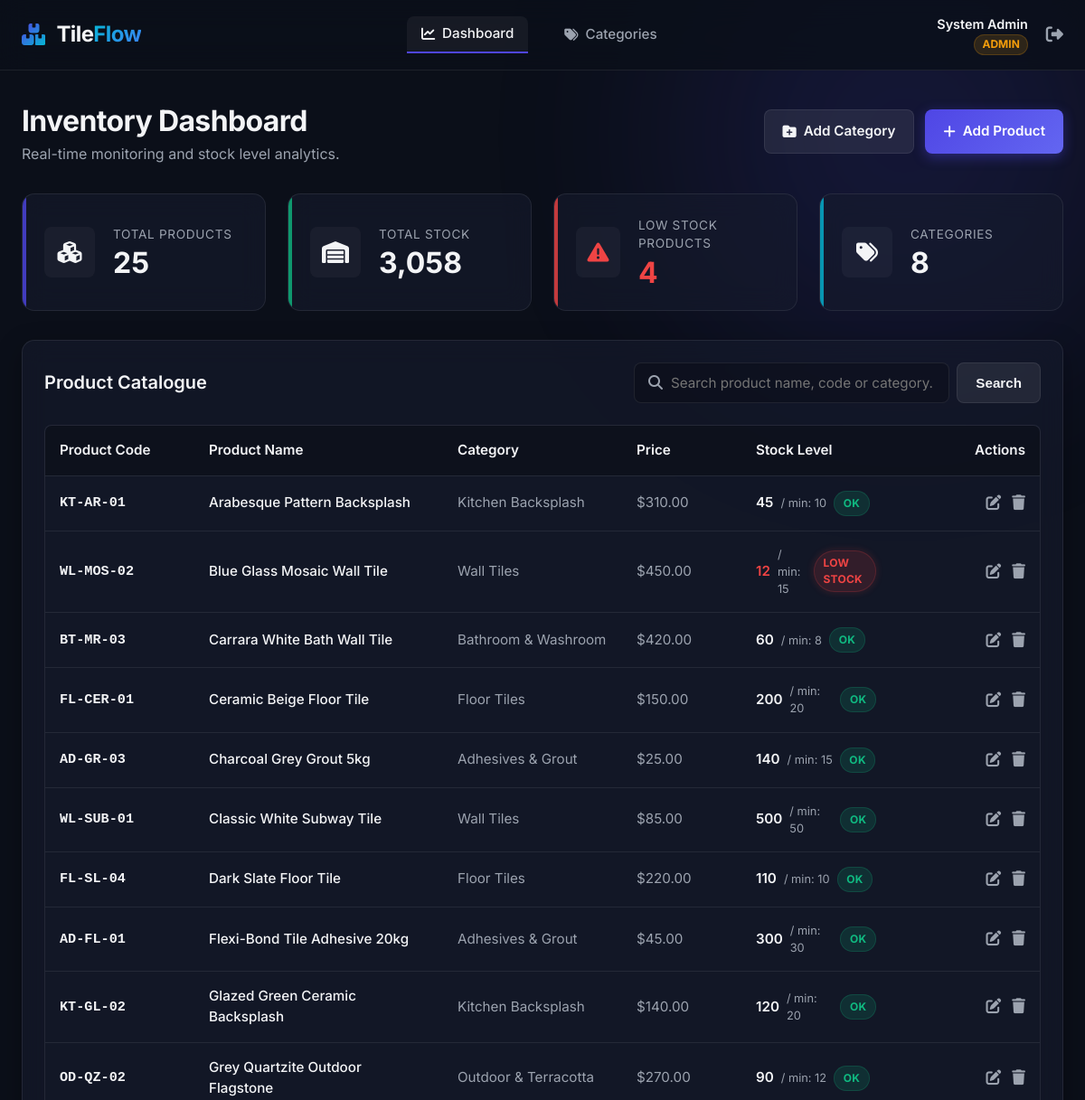
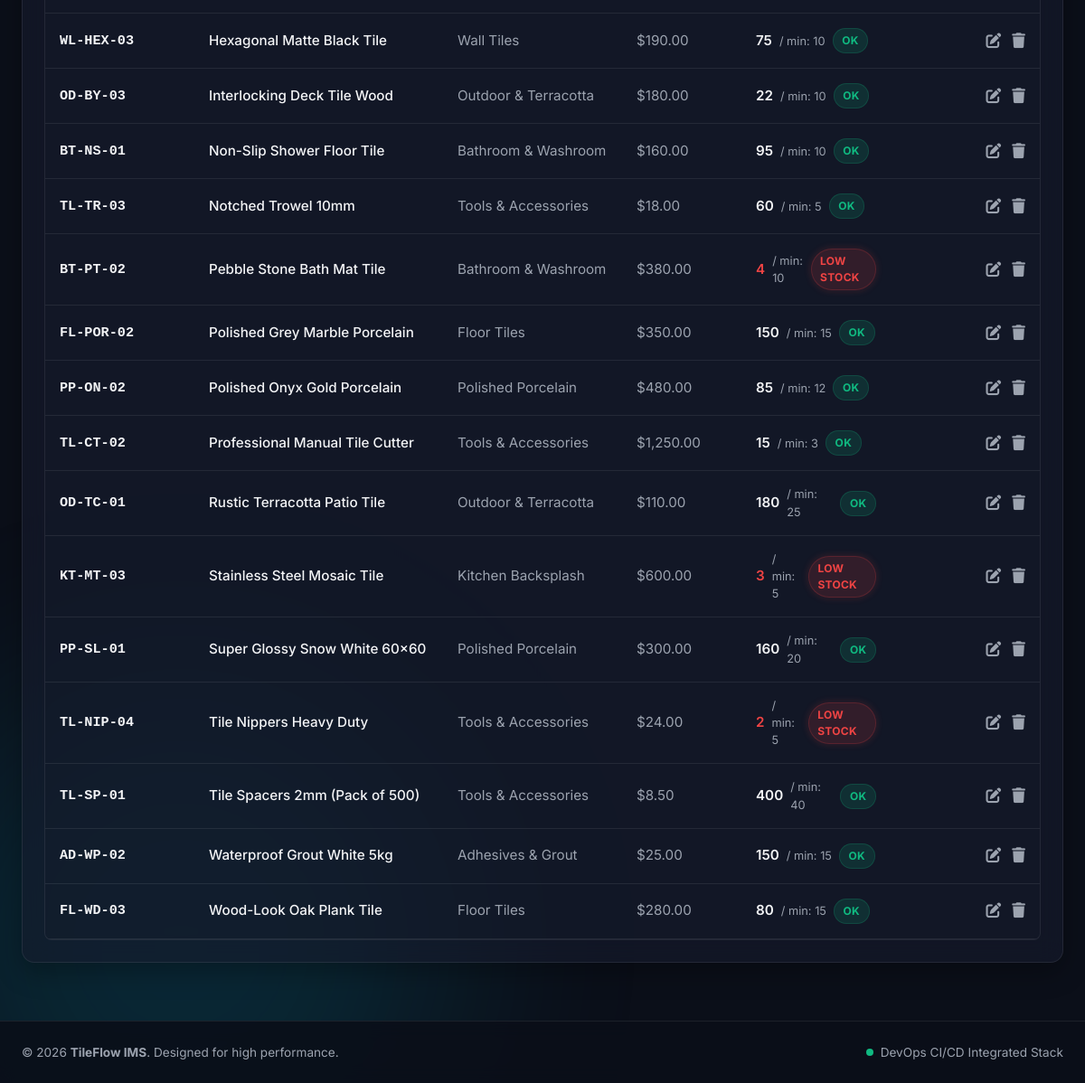
/dashboard.php (signed in), run on the app's committed database (2 pictures, top to bottom).
### tables this page shows
CREATE TABLE IF NOT EXISTS products (
    id INT AUTO_INCREMENT PRIMARY KEY,
    product_code VARCHAR(50) NOT NULL UNIQUE,
    name VARCHAR(100) NOT NULL,
    category_id INT NOT NULL,
    price DECIMAL(10, 2) NOT NULL DEFAULT 0.00,
    quantity INT NOT NULL DEFAULT 0,
    minimum_stock INT NOT NULL DEFAULT 5,
    created_at TIMESTAMP DEFAULT CURRENT_TIMESTAMP,
    updated_at TIMESTAMP DEFAULT CURRENT_TIMESTAMP ON UPDATE CURRENT_TIMESTAMP,
    FOREIGN KEY (category_id) REFERENCES categories(id) ON DELETE RESTRICT
);

CREATE TABLE IF NOT EXISTS categories (
    id INT AUTO_INCREMENT PRIMARY KEY,
    name VARCHAR(100) NOT NULL UNIQUE,
    description TEXT,
    created_at TIMESTAMP DEFAULT CURRENT_TIMESTAMP
);

### includes/auth.php (called while the page is built, shortened)
<?php
function isLoggedIn() {
    return isset($_SESSION['user_id']);
}
function base_url($path = '') {
    static $base = null;
    if ($base === null) {
        $requestUri = $_SERVER['REQUEST_URI'] ?? '';
        if (strpos($requestUri, '/inventory-devops') !== false) {
            $base = '/inventory-devops/';
        } else {
            $base = '/';
        }
    }
    return $base . ltrim($path, '/');
}

### dashboard.php (the view, shortened to what this page needs)
<?php
$active_page = 'dashboard';
require_once __DIR__ . '/includes/auth.php';
$db = getDBConnection();
try {
    $total_products = $db->query("SELECT COUNT(*) FROM products")->fetchColumn();
    $total_stock = $db->query("SELECT SUM(quantity) FROM products")->fetchColumn() ?: 0;
    $low_stock_count = $db->query("SELECT COUNT(*) FROM products WHERE quantity <= minimum_stock")->fetchColumn();
    $total_categories = $db->query("SELECT COUNT(*) FROM categories")->fetchColumn();
} catch (\PDOException $e) {
    $total_products = 0;
    $total_stock = 0;
    $low_stock_count = 0;
    $total_categories = 0;
}
$search = isset($_GET['search']) ? trim($_GET['search']) : '';
try {
    if ($search !== '') {
        $stmt = $db->prepare("
            SELECT p.*, c.name AS category_name
            FROM products p
            JOIN categories c ON p.category_id = c.id
            WHERE p.name LIKE ? OR p.product_code LIKE ? OR c.name LIKE ?
            ORDER BY p.name ASC
        ");
        $stmt->execute(["%$search%", "%$search%", "%$search%"]);
        $products = $stmt->fetchAll();
    } else {
        $products = $db->query("
            SELECT p.*, c.name AS category_name
            FROM products p
            JOIN categories c ON p.category_id = c.id
            ORDER BY p.name ASC
        ")->fetchAll();
    }
} catch (\PDOException $e) {
    $products = [];
}
require_once __DIR__ . '/includes/header.php';
?>
<div class="dashboard-header" style="margin-bottom: 2rem; display: flex; justify-content: space-between; align-items: center; flex-wrap: wrap; gap: 1rem;">
    <div>
        <h1 style="font-size: 2rem; font-weight: 700; letter-spacing: -0.02em;">Inventory Dashboard</h1>
        <p style="color: var(--text-secondary);">Real-time monitoring and stock level analytics.</p>
    </div>
    <div style="display: flex; gap: 0.75rem;">
        <a href="<?php echo base_url('categories/add.php'); ?>" class="btn btn-secondary">
            <i class="fa-solid fa-folder-plus"></i> Add Category
        </a>
        <?php if (($_SESSION['user_role'] ?? '') === 'admin'): ?>
            <a href="<?php echo base_url('products/add.php'); ?>" class="btn btn-primary">
                <i class="fa-solid fa-plus"></i> Add Product
            </a>
        <?php endif; ?>
    </div>
</div>
<div class="dashboard-grid">
    <div class="stat-card">
        <div class="stat-icon">
            <i class="fa-solid fa-cubes"></i>
        </div>
        <div class="stat-info">
            <span class="stat-label">Total Products</span>
            <span class="stat-value"><?php echo number_format($total_products); ?></span>
        </div>
    </div>
    <div class="stat-card stat-stock">
        <div class="stat-icon">
            <i class="fa-solid fa-warehouse"></i>
        </div>
        <div class="stat-info">
            <span class="stat-label">Total Stock</span>
            <span class="stat-value"><?php echo number_format($total_stock); ?></span>
        </div>
    </div>
    <div class="stat-card stat-low-stock">
        <div class="stat-icon" style="color: var(--danger);">
            <i class="fa-solid fa-triangle-exclamation"></i>
        </div>
        <div class="stat-info">
            <span class="stat-label">Low Stock Products</span>
            <span class="stat-value" style="color: <?php echo $low_stock_count > 0 ? 'var(--danger)' : 'inherit'; ?>;">
                <?php echo number_format($low_stock_count); ?>
            </span>
        </div>
    </div>
    <div class="stat-card stat-categories">
        <div class="stat-icon">
            <i class="fa-solid fa-tags"></i>
        </div>
        <div class="stat-info">
            <span class="stat-label">Categories</span>
            <span class="stat-value"><?php echo number_format($total_categories); ?></span>
        </div>
    </div>
</div>
<div class="card" style="padding: 1.5rem;">
    <div class="actions-row">
        <h2 style="font-size: 1.25rem; font-weight: 600;">Product Catalogue</h2>
        <form action="<?php echo base_url('dashboard.php'); ?>" method="GET" class="search-form">
            <div class="input-group">
                <i class="fa-solid fa-magnifying-glass input-icon"></i>
                <input type="text" name="search" id="search-input" class="form-control form-control-icon" placeholder="Search product name, code or category..." value="<?php echo htmlspecialchars($search); ?>">
            </div>
            <button type="submit" class="btn btn-secondary">Search</button>
        </form>
    </div>
    <div class="table-wrapper">
        <table class="table">
            <thead>
                <tr>
                    <th style="width: 15%">Product Code</th>
                    <th style="width: 25%">Product Name</th>
                    <th style="width: 18%">Category</th>
                    <th style="width: 12%">Price</th>
                    <th style="width: 15%">Stock Level</th>
                    <?php if (($_SESSION['user_role'] ?? '') === 'admin'): ?>
                        <th style="text-align: right; width: 15%">Actions</th>
                    <?php endif; ?>
                </tr>
            </thead>
            <tbody>
                <?php if (count($products) > 0): ?>
                    <?php foreach ($products as $product):
                        $is_low = $product['quantity'] <= $product['minimum_stock'];
                    ?>
                        <tr class="product-row">
                            <td class="product-code" style="font-weight: 600; font-family: monospace; color: var(--text-primary);">
                                <?php echo htmlspecialchars($product['product_code']); ?>
                            </td>
                            <td class="product-name" style="font-weight: 500; color: var(--text-primary);">
                                <?php echo htmlspecialchars($product['name']); ?>
                            </td>
                            <td class="product-category">
                                <?php echo htmlspecialchars($product['category_name']); ?>
                            </td>
                            <td>
                                $<?php echo number_format($product['price'], 2); ?>
                            </td>
                            <td>
                                <div style="display: flex; align-items: center; gap: 0.5rem;">
                                    <span style="font-weight: 600; color: <?php echo $is_low ? 'var(--danger)' : 'var(--text-primary)'; ?>;">
                                        <?php echo number_format($product['quantity']); ?>
                                    </span>
                                    <span style="color: var(--text-secondary); font-size: 0.8rem;">
                                        / min: <?php echo $product['minimum_stock']; ?>
                                    </span>
                                    <?php if ($is_low): ?>
                                        <span class="badge badge-danger">LOW STOCK</span>
                                    <?php else: ?>
                                        <span class="badge badge-success">OK</span>
                                    <?php endif; ?>
                                </div>
                            </td>
                            <?php if (($_SESSION['user_role'] ?? '') === 'admin'): ?>
                                <td style="text-align: right;">
                                    <div class="table-actions" style="justify-content: flex-end;">
                                        <a href="<?php echo base_url('products/edit.php?id=' . $product['id']); ?>" class="table-action-link" title="Edit Product">
                                            <i class="fa-solid fa-pen-to-square"></i>
                                        </a>
                                        <a href="<?php echo base_url('products/delete.php?id=' . $product['id']); ?>" class="table-action-link delete" title="Delete Product">
                                            <i class="fa-solid fa-trash"></i>
                                        </a>
                                    </div>
                                </td>
                            <?php endif; ?>
                        </tr>
                    <?php endforeach; ?>
                <?php endif; ?>
            </tbody>
        </table>
    </div>
</div>
<?php
require_once __DIR__ . '/includes/footer.php';
?>

### includes/header.php (shortened to what this page needs)
<?php
require_once __DIR__ . '/auth.php';
?>
<!DOCTYPE html>
<html lang="en">
<head>
    <link rel="stylesheet" href="https://cdnjs.cloudflare.com/ajax/libs/font-awesome/6.4.0/css/all.min.css">
    <link rel="stylesheet" href="<?php echo base_url('assets/css/style.css'); ?>">
</head>
<body>
    <div class="glow-bg">
        <div class="glow-orb orb-1"></div>
        <div class="glow-orb orb-2"></div>
    </div>
    <header class="navbar">
        <div class="navbar-container">
            <a href="<?php echo base_url('dashboard.php'); ?>" class="brand" id="nav-brand">
                <i class="fa-solid fa-boxes-stacked brand-icon"></i>
                <span>Tile<span class="brand-highlight">Flow</span></span>
            </a>
            <?php if (isLoggedIn()): ?>
            <nav class="nav-links">
                <a href="<?php echo base_url('dashboard.php'); ?>" class="nav-link-item <?php echo ($active_page ?? '') === 'dashboard' ? 'active' : ''; ?>" id="nav-link-dashboard">
                    <i class="fa-solid fa-chart-line"></i> Dashboard
                </a>
                <a href="<?php echo base_url('categories/index.php'); ?>" class="nav-link-item <?php echo ($active_page ?? '') === 'categories' ? 'active' : ''; ?>" id="nav-link-categories">
                    <i class="fa-solid fa-tags"></i> Categories
                </a>
            </nav>
            <div class="user-menu">
                <div class="user-info">
                    <span class="user-name"><?php echo htmlspecialchars($_SESSION['user_name'] ?? 'User'); ?></span>
                    <span class="user-role badge-role-<?php echo htmlspecialchars($_SESSION['user_role'] ?? 'user'); ?>">
                        <?php echo strtoupper(htmlspecialchars($_SESSION['user_role'] ?? 'User')); ?>
                    </span>
                </div>
                <a href="<?php echo base_url('logout.php'); ?>" class="logout-btn" id="nav-btn-logout" title="Logout">
                    <i class="fa-solid fa-right-from-bracket"></i>
                </a>
            </div>
            <?php endif; ?>
        </div>
    </header>
    <main class="container">

### includes/footer.php (shortened to what this page needs)
    </main>
    <footer class="footer">
        <div class="footer-container">
            <div>
                <p>&copy; <?php echo date('Y'); ?> <strong>TileFlow IMS</strong>. Designed for high performance.</p>
            </div>
            <div class="footer-status">
                <span class="pulse-indicator"></span>
                <span>DevOps CI/CD Integrated Stack</span>
            </div>
        </div>
    </footer>
</body>
</html>

### data on the page
products: product_code "KT-AR-01", name "Arabesque Pattern Backsplash", category.name "Kitchen Backsplash", price "310.00", quantity "45", minimum_stock "10", shows "OK"
products: product_code "WL-MOS-02", name "Blue Glass Mosaic Wall Tile", category.name "Wall Tiles", price "450.00", quantity "12", minimum_stock "15", shows "LOW STOCK"
products: product_code "BT-MR-03", name "Carrara White Bath Wall Tile", category.name "Bathroom & Washroom", price "420.00", quantity "60", minimum_stock "8", shows "OK"
products: product_code "FL-CER-01", name "Ceramic Beige Floor Tile", category.name "Floor Tiles", price "150.00", quantity "200", minimum_stock "20", shows "OK"
products: product_code "AD-GR-03", name "Charcoal Grey Grout 5kg", category.name "Adhesives & Grout", price "25.00", quantity "140", minimum_stock "15", shows "OK"
products: product_code "WL-SUB-01", name "Classic White Subway Tile", category.name "Wall Tiles", price "85.00", quantity "500", minimum_stock "50", shows "OK"
products: product_code "FL-SL-04", name "Dark Slate Floor Tile", category.name "Floor Tiles", price "220.00", quantity "110", minimum_stock "10", shows "OK"
products: product_code "AD-FL-01", name "Flexi-Bond Tile Adhesive 20kg", category.name "Adhesives & Grout", price "45.00", quantity "300", minimum_stock "30", shows "OK"
products: product_code "KT-GL-02", name "Glazed Green Ceramic Backsplash", category.name "Kitchen Backsplash", price "140.00", quantity "120", minimum_stock "20", shows "OK"
products: product_code "OD-QZ-02", name "Grey Quartzite Outdoor Flagstone", category.name "Outdoor & Terracotta", price "270.00", quantity "90", minimum_stock "12", shows "OK"
products: product_code "WL-HEX-03", name "Hexagonal Matte Black Tile", category.name "Wall Tiles", price "190.00", quantity "75", minimum_stock "10", shows "OK"
products: product_code "OD-BY-03", name "Interlocking Deck Tile Wood", category.name "Outdoor & Terracotta", price "180.00", quantity "22", minimum_stock "10", shows "OK"
products: product_code "BT-NS-01", name "Non-Slip Shower Floor Tile", category.name "Bathroom & Washroom", price "160.00", quantity "95", minimum_stock "10", shows "OK"
products: product_code "TL-TR-03", name "Notched Trowel 10mm", category.name "Tools & Accessories", price "18.00", quantity "60", minimum_stock "5", shows "OK"
products: product_code "BT-PT-02", name "Pebble Stone Bath Mat Tile", category.name "Bathroom & Washroom", price "380.00", quantity "4", minimum_stock "10", shows "LOW STOCK"
products: product_code "FL-POR-02", name "Polished Grey Marble Porcelain", category.name "Floor Tiles", price "350.00", quantity "150", minimum_stock "15", shows "OK"
products: product_code "PP-ON-02", name "Polished Onyx Gold Porcelain", category.name "Polished Porcelain", price "480.00", quantity "85", minimum_stock "12", shows "OK"
products: product_code "TL-CT-02", name "Professional Manual Tile Cutter", category.name "Tools & Accessories", price "1,250.00", quantity "15", minimum_stock "3", shows "OK"
products: product_code "OD-TC-01", name "Rustic Terracotta Patio Tile", category.name "Outdoor & Terracotta", price "110.00", quantity "180", minimum_stock "25", shows "OK"
products: product_code "KT-MT-03", name "Stainless Steel Mosaic Tile", category.name "Kitchen Backsplash", price "600.00", quantity "3", minimum_stock "5", shows "LOW STOCK"
products: product_code "PP-SL-01", name "Super Glossy Snow White 60x60", category.name "Polished Porcelain", price "300.00", quantity "160", minimum_stock "20", shows "OK"
products: product_code "TL-NIP-04", name "Tile Nippers Heavy Duty", category.name "Tools & Accessories", price "24.00", quantity "2", minimum_stock "5", shows "LOW STOCK"
products: product_code "TL-SP-01", name "Tile Spacers 2mm (Pack of 500)", category.name "Tools & Accessories", price "8.50", quantity "400", minimum_stock "40", shows "OK"
products: product_code "AD-WP-02", name "Waterproof Grout White 5kg", category.name "Adhesives & Grout", price "25.00", quantity "150", minimum_stock "15", shows "OK"
products: product_code "FL-WD-03", name "Wood-Look Oak Plank Tile", category.name "Floor Tiles", price "280.00", quantity "80", minimum_stock "15", shows "OK"

### other printed values
$_SESSION['user_name'] "System Admin"
$_SESSION['user_role'] "ADMIN"
$total_products "25"
$total_stock "3,058"
$low_stock_count "4"
$total_categories "8"
